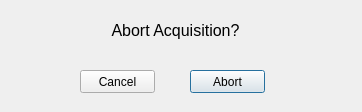
<?xml version="1.0" encoding="UTF-8"?>
<ui version="4.0">
 <class>AbortDialog</class>
 <widget class="QDialog" name="AbortDialog">
  <property name="geometry">
   <rect>
    <x>0</x>
    <y>0</y>
    <width>362</width>
    <height>112</height>
   </rect>
  </property>
  <property name="windowTitle">
   <string>Dialog</string>
  </property>
  <widget class="QLabel" name="abort_label">
   <property name="geometry">
    <rect>
     <x>100</x>
     <y>20</y>
     <width>151</width>
     <height>20</height>
    </rect>
   </property>
   <property name="font">
    <font>
     <pointsize>12</pointsize>
    </font>
   </property>
   <property name="text">
    <string>Abort Acquisition?</string>
   </property>
   <property name="alignment">
    <set>Qt::AlignCenter</set>
   </property>
  </widget>
  <widget class="QPushButton" name="abort_button">
   <property name="geometry">
    <rect>
     <x>190</x>
     <y>70</y>
     <width>75</width>
     <height>23</height>
    </rect>
   </property>
   <property name="text">
    <string>Abort</string>
   </property>
  </widget>
  <widget class="QPushButton" name="cancel_button">
   <property name="geometry">
    <rect>
     <x>80</x>
     <y>70</y>
     <width>75</width>
     <height>23</height>
    </rect>
   </property>
   <property name="text">
    <string>Cancel</string>
   </property>
  </widget>
 </widget>
 <resources/>
 <connections/>
</ui>
